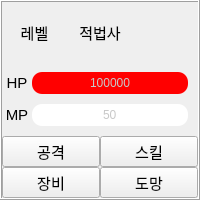
       <widget class="QFrame" name="frame_4">
        <property name="sizePolicy">
         <sizepolicy hsizetype="Expanding" vsizetype="Preferred">
          <horstretch>0</horstretch>
          <verstretch>0</verstretch>
         </sizepolicy>
        </property>
        <property name="minimumSize">
         <size>
          <width>180</width>
          <height>200</height>
         </size>
        </property>
        <property name="maximumSize">
         <size>
          <width>16777215</width>
          <height>200</height>
         </size>
        </property>
        <property name="frameShape">
         <enum>QFrame::Box</enum>
        </property>
        <property name="frameShadow">
         <enum>QFrame::Raised</enum>
        </property>
        <layout class="QGridLayout" name="gridLayout_9">
         <property name="leftMargin">
          <number>0</number>
         </property>
         <property name="topMargin">
          <number>0</number>
         </property>
         <property name="rightMargin">
          <number>0</number>
         </property>
         <property name="bottomMargin">
          <number>0</number>
         </property>
         <property name="spacing">
          <number>0</number>
         </property>
         <item row="1" column="0">
          <layout class="QHBoxLayout" name="horizontalLayout_12">
           <property name="spacing">
            <number>0</number>
           </property>
           <property name="rightMargin">
            <number>10</number>
           </property>
           <property name="bottomMargin">
            <number>10</number>
           </property>
           <item>
            <widget class="QLabel" name="hp_4">
             <property name="sizePolicy">
              <sizepolicy hsizetype="Preferred" vsizetype="Preferred">
               <horstretch>0</horstretch>
               <verstretch>0</verstretch>
              </sizepolicy>
             </property>
             <property name="minimumSize">
              <size>
               <width>30</width>
               <height>0</height>
              </size>
             </property>
             <property name="font">
              <font>
               <pointsize>11</pointsize>
              </font>
             </property>
             <property name="text">
              <string>HP</string>
             </property>
             <property name="scaledContents">
              <bool>true</bool>
             </property>
             <property name="alignment">
              <set>Qt::AlignCenter</set>
             </property>
            </widget>
           </item>
           <item>
            <widget class="QProgressBar" name="hp_wizard_red">
             <property name="styleSheet">
              <string notr="true">QProgressBar{
  background-color: rgb(255, 255, 255);
  color:rgb(200,200,200);
  border-style: none;
  border-bottom-right-radius: 10px;
  border-bottom-left-radius: 10px;
  border-top-right-radius: 10px;
  border-top-left-radius: 10px;
  text-align: center;}
QProgressBar::chunk{
 border-bottom-right-radius: 10px;
 border-bottom-left-radius: 10px;
 border-top-right-radius: 10px;
 border-top-left-radius: 10px;
 background-color: rgb(255, 0, 0);
 }</string>
             </property>
             <property name="maximum">
              <number>999999999</number>
             </property>
             <property name="value">
              <number>12423423</number>
             </property>
             <property name="textDirection">
              <enum>QProgressBar::TopToBottom</enum>
             </property>
             <property name="format">
              <string>%v</string>
             </property>
            </widget>
           </item>
          </layout>
         </item>
         <item row="0" column="0">
          <layout class="QHBoxLayout" name="horizontalLayout_13">
           <property name="spacing">
            <number>0</number>
           </property>
           <property name="bottomMargin">
            <number>10</number>
           </property>
           <item>
            <widget class="QLabel" name="lv_wizard_red">
             <property name="minimumSize">
              <size>
               <width>30</width>
               <height>0</height>
              </size>
             </property>
             <property name="maximumSize">
              <size>
               <width>100</width>
               <height>30</height>
              </size>
             </property>
             <property name="font">
              <font>
               <pointsize>11</pointsize>
              </font>
             </property>
             <property name="text">
              <string>레벨</string>
             </property>
             <property name="alignment">
              <set>Qt::AlignCenter</set>
             </property>
            </widget>
           </item>
           <item>
            <widget class="QLabel" name="wizard_red">
             <property name="maximumSize">
              <size>
               <width>16777215</width>
               <height>30</height>
              </size>
             </property>
             <property name="font">
              <font>
               <pointsize>11</pointsize>
              </font>
             </property>
             <property name="text">
              <string>적법사</string>
             </property>
             <property name="alignment">
              <set>Qt::AlignCenter</set>
             </property>
            </widget>
           </item>
           <item>
            <widget class="QLabel" name="img_wizard_red">
             <property name="text">
              <string/>
             </property>
            </widget>
           </item>
          </layout>
         </item>
         <item row="3" column="0">
          <layout class="QGridLayout" name="gridLayout_10">
           <property name="spacing">
            <number>0</number>
           </property>
           <item row="0" column="1">
            <widget class="QPushButton" name="pb_skill_wizard_red">
             <property name="font">
              <font>
               <pointsize>11</pointsize>
              </font>
             </property>
             <property name="text">
              <string>스킬</string>
             </property>
            </widget>
           </item>
           <item row="0" column="0">
            <widget class="QPushButton" name="pb_atk_wizard_red">
             <property name="font">
              <font>
               <pointsize>11</pointsize>
              </font>
             </property>
             <property name="text">
              <string>공격</string>
             </property>
            </widget>
           </item>
           <item row="1" column="0">
            <widget class="QPushButton" name="pb_equip_wizard_red">
             <property name="font">
              <font>
               <pointsize>11</pointsize>
              </font>
             </property>
             <property name="text">
              <string>장비</string>
             </property>
            </widget>
           </item>
           <item row="1" column="1">
            <widget class="QPushButton" name="pb_run_wizard_red">
             <property name="font">
              <font>
               <pointsize>11</pointsize>
              </font>
             </property>
             <property name="text">
              <string>도망</string>
             </property>
            </widget>
           </item>
          </layout>
         </item>
         <item row="2" column="0">
          <layout class="QHBoxLayout" name="horizontalLayout_11">
           <property name="spacing">
            <number>0</number>
           </property>
           <property name="rightMargin">
            <number>10</number>
           </property>
           <property name="bottomMargin">
            <number>10</number>
           </property>
           <item>
            <widget class="QLabel" name="mp_4">
             <property name="sizePolicy">
              <sizepolicy hsizetype="Preferred" vsizetype="Preferred">
               <horstretch>0</horstretch>
               <verstretch>0</verstretch>
              </sizepolicy>
             </property>
             <property name="minimumSize">
              <size>
               <width>30</width>
               <height>0</height>
              </size>
             </property>
             <property name="font">
              <font>
               <pointsize>11</pointsize>
              </font>
             </property>
             <property name="text">
              <string>MP</string>
             </property>
             <property name="scaledContents">
              <bool>true</bool>
             </property>
             <property name="alignment">
              <set>Qt::AlignCenter</set>
             </property>
            </widget>
           </item>
           <item>
            <widget class="QProgressBar" name="mp_wizard_red">
             <property name="styleSheet">
              <string notr="true">QProgressBar{
  background-color: rgb(255, 255, 255);
  color:rgb(200,200,200);
  border-style: none;
  border-bottom-right-radius: 10px;
  border-bottom-left-radius: 10px;
  border-top-right-radius: 10px;
  border-top-left-radius: 10px;
  text-align: center;}
QProgressBar::chunk{
 border-bottom-right-radius: 10px;
 border-bottom-left-radius: 10px;
 border-top-right-radius: 10px;
 border-top-left-radius: 10px;
background-color: rgb(0, 0, 255);
 }</string>
             </property>
             <property name="maximum">
              <number>999999999</number>
             </property>
             <property name="value">
              <number>50</number>
             </property>
             <property name="textDirection">
              <enum>QProgressBar::TopToBottom</enum>
             </property>
             <property name="format">
              <string>%v</string>
             </property>
            </widget>
           </item>
          </layout>
         </item>
        </layout>
       </widget>
